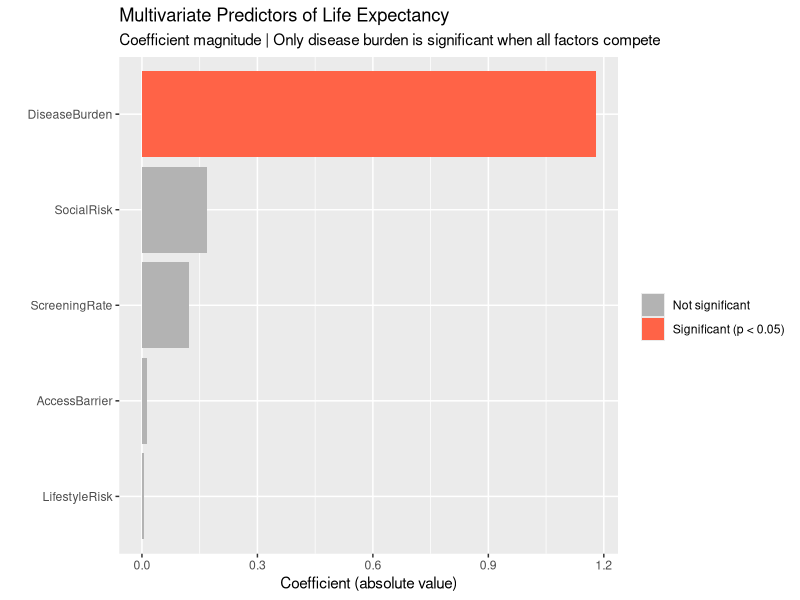
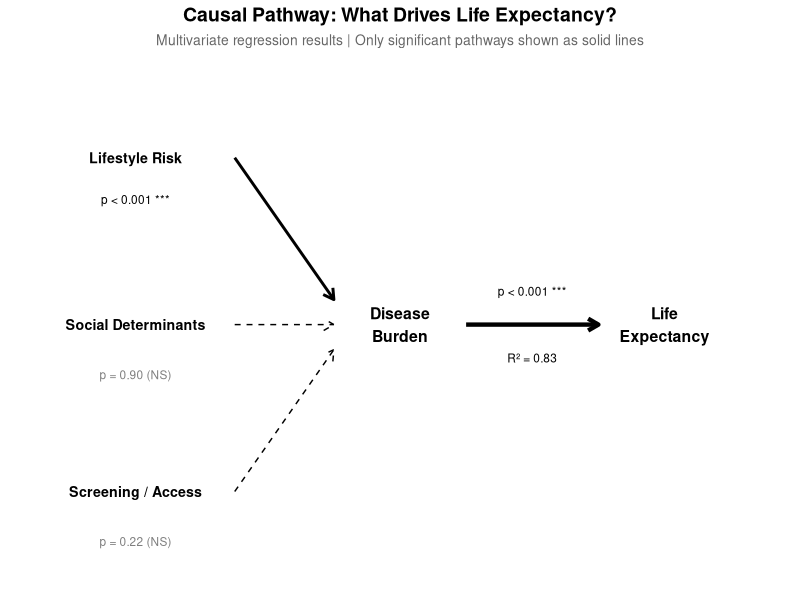
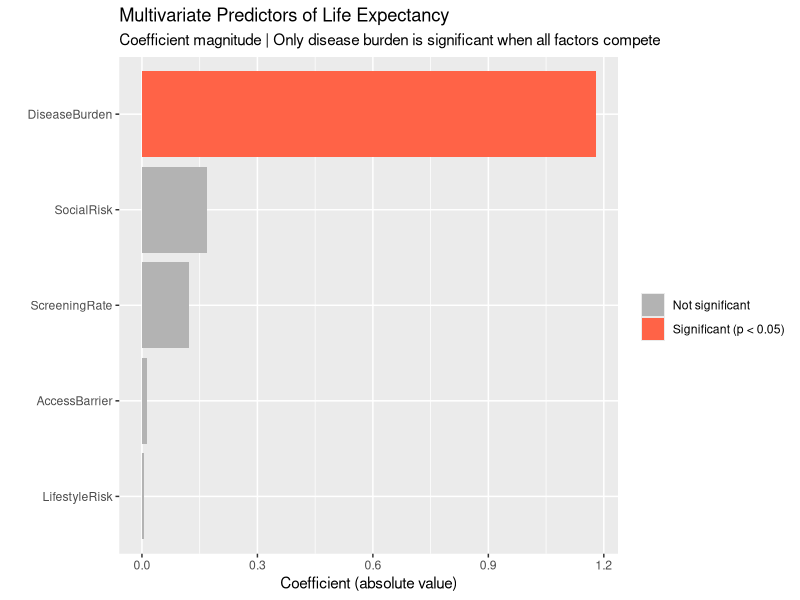
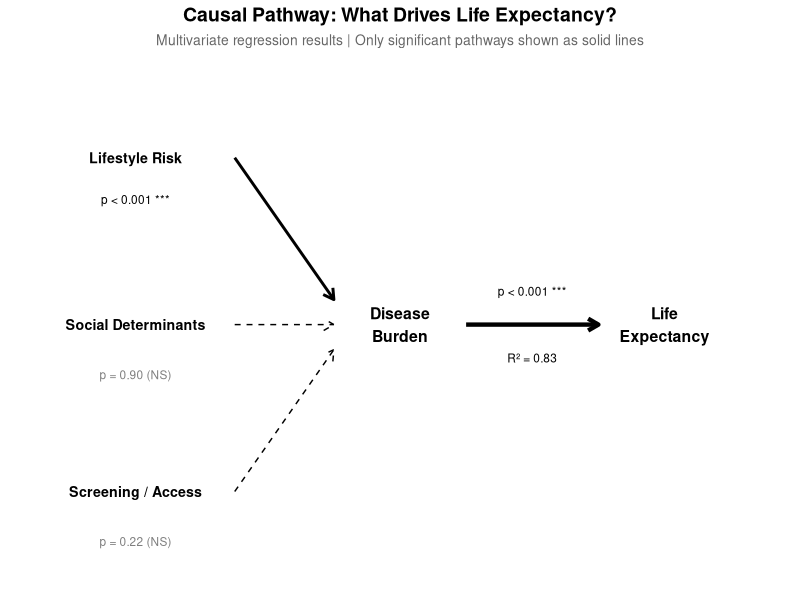

Reproduce these figures in R, in order.
# --- import library ---
library(tidyverse)
library(broom)

# --- load data ---
combined_categories <- read.csv('data/processed/state_combined_categories.csv')
combined_individual <- read.csv('data/processed/state_combined_individual.csv')
head(combined_categories)
head(combined_individual)

# ============================================================
# CORRELATION TESTS
# ============================================================

# --- 6a: Multiple regression: all categories vs life expectancy ---
model_categories <- lm(LifeExpectancy ~ DiseaseBurden + ScreeningRate + 
                         AccessBarrier + LifestyleRisk + SocialRisk, 
                       data = combined_categories)
summary(model_categories)

# --- Follow-up: What drives disease burden? ---
model_disease_drivers <- lm(DiseaseBurden ~ ScreeningRate + AccessBarrier +
                              LifestyleRisk + SocialRisk, 
                            data = combined_categories)
summary(model_disease_drivers)

# --- 6b: Individual risks impact on life expectancy ---


model_individual <- lm(LifeExpectancy ~ ., data = combined_individual %>% select(-State))
summary(model_individual)

# Social risk vs lifestyle risk
cor.test(combined_categories$SocialRisk, combined_categories$LifestyleRisk)

# Social risk vs access barriers
cor.test(combined_categories$SocialRisk, combined_categories$AccessBarrier)

# Social risk vs screening rate
cor.test(combined_categories$SocialRisk, combined_categories$ScreeningRate)

# ============================================================
# Visualizations
# ============================================================

# --- Coefficient plot: category-level regression ---
model_tidy <- tidy(model_categories) %>%
  filter(term != "(Intercept)") %>%
  mutate(significant = p.value < 0.05)

ggplot(model_tidy, aes(x = reorder(term, abs(estimate)), y = abs(estimate), fill = significant)) +
  geom_col() +
  coord_flip() +
  scale_fill_manual(values = c("TRUE" = "tomato", "FALSE" = "gray70"),
                    labels = c("TRUE" = "Significant (p < 0.05)", 
                               "FALSE" = "Not significant"),
                    name = "") +
  labs(
    title = "Multivariate Predictors of Life Expectancy",
    subtitle = "Coefficient magnitude | Only disease burden is significant when all factors compete",
    x = "",
    y = "Coefficient (absolute value)"
  )
ggsave('visualizations/q6_combined_categories_vs_life_exp.png', width = 8, height = 6)


# --- Causal pathway diagram ---
ggplot() +
  # Labels
  annotate("text", x = 1, y = 4.5, label = "Lifestyle Risk", fontface = "bold", size = 3.6) +
  annotate("text", x = 1, y = 2.5, label = "Social Determinants", fontface = "bold", size = 3.6) +
  annotate("text", x = 1, y = 0.5, label = "Screening / Access", fontface = "bold", size = 3.6) +
  annotate("text", x = 5, y = 2.5, label = "Disease\nBurden", fontface = "bold", size = 4) +
  annotate("text", x = 9, y = 2.5, label = "Life\nExpectancy", fontface = "bold", size = 4) +
  # Arrows
  annotate("segment", x = 2.5, xend = 4, y = 4.5, yend = 2.8, 
           arrow = arrow(length = unit(0.3, "cm")), linewidth = 1) +
  annotate("segment", x = 2.5, xend = 4, y = 2.5, yend = 2.5, 
           arrow = arrow(length = unit(0.3, "cm")), linewidth = 0.5, linetype = "dashed") +
  annotate("segment", x = 2.5, xend = 4, y = 0.5, yend = 2.2, 
           arrow = arrow(length = unit(0.3, "cm")), linewidth = 0.5, linetype = "dashed") +
  annotate("segment", x = 6, xend = 8, y = 2.5, yend = 2.5, 
           arrow = arrow(length = unit(0.3, "cm")), linewidth = 1.5) +
  # Statistics labels under each category
  annotate("text", x = 1, y = 4.0, label = "p < 0.001 ***", size = 3, color = "black") +
  annotate("text", x = 1, y = 1.9, label = "p = 0.90 (NS)", size = 3, color = "gray50") +
  annotate("text", x = 1, y = -0.1, label = "p = 0.22 (NS)", size = 3, color = "gray50") +
  annotate("text", x = 7, y = 2.9, label = "p < 0.001 ***", size = 3, color = "black") +
  annotate("text", x = 7, y = 2.1, label = "R² = 0.83", size = 3, color = "black") +
  # Title
  labs(title = "Causal Pathway: What Drives Life Expectancy?",
       subtitle = "Multivariate regression results | Only significant pathways shown as solid lines") +
  theme_void() +
  theme(plot.title = element_text(size = 14, face = "bold", hjust = 0.5),
        plot.subtitle = element_text(size = 10, hjust = 0.5, color = "gray40"),
        plot.background = element_rect(fill = "white", color = NA)) +
  xlim(-0.5, 10.5) +
  ylim(-0.5, 5.5)
ggsave("visualizations/q6_causal_pathway.png", width = 10, height = 6)
